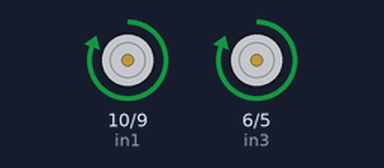
Bench run of a sketch on a simulated Arduino Uno, built with avr-gcc and run on an emulated ATmega328P. On the bench: motor-driver pin pairs drawn as motors (green arrow = first pin HIGH = forward, orange = second pin HIGH = backward, longer = more drive, scaled by the enable pin).

Above: at 1.0 s.
At 5.7 s:
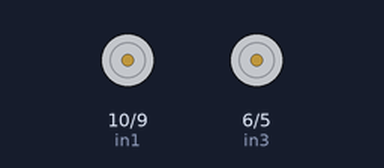
At 19.2 s:
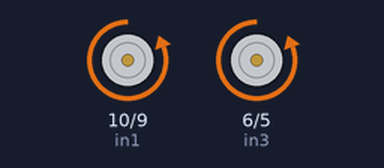
Timing chart, 0 to 21.1 s (numbered marks = the images above):
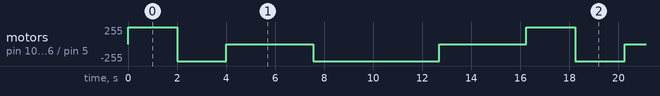

The sketch:

Motor.ino
```cpp
//motor a
int enA = 8;
int in1 = 10;
int in2 = 9;
//motor b
int enB = 7;
int in3 = 6;
int in4 = 5;

void setup() {
  pinMode(enA, OUTPUT);
  pinMode(enB, OUTPUT);
  pinMode(in1, OUTPUT);
  pinMode(in2, OUTPUT);
  pinMode(in3, OUTPUT);
  pinMode(in4, OUTPUT);

  //Tắt motor
  digitalWrite(in1, LOW);
  digitalWrite(in2, LOW);
  digitalWrite(in3, LOW);
  digitalWrite(in4, LOW);
}

void loop(){
  directionControl();
  delay(1000);
  speedControl();
  delay(1000);
}

void directionControl(){
  analogWrite(enA, 255);
  analogWrite(enB, 255);

  //bật motor A và B
  digitalWrite(in1, HIGH);
  digitalWrite(in2, LOW);
  digitalWrite(in3, HIGH);
  digitalWrite(in4, LOW);
  delay(2000);

  //Thay đổi hướng motor
  digitalWrite(in1, LOW);
  digitalWrite(in2, HIGH);
  digitalWrite(in3, LOW);
  digitalWrite(in4, HIGH);
  delay(2000);

  //tắt các motor
  digitalWrite(in1, LOW);
  digitalWrite(in2, LOW);
  digitalWrite(in3, LOW);
  digitalWrite(in4, LOW);
}

void speedControl(){
  //bật motor A và B
  digitalWrite(in1, LOW);
  digitalWrite(in2, HIGH);
  digitalWrite(in3, LOW);
  digitalWrite(in4, HIGH);

  //tăng tốc độ từ 0 đến tối đa
  for(int i = 0; i <= 255; i++){
    analogWrite(enA, i);
    analogWrite(enB, i);
    delay(20);
  }

  //giảm tốc độ từ tối đa về 0
  for(int i = 255; i >= 0; i--){
    analogWrite(enA, i);
    analogWrite(enB, i);
    delay(20);
  }

  //tắt các motor
  digitalWrite(in1, LOW);
  digitalWrite(in2, LOW);
  digitalWrite(in3, LOW);
  digitalWrite(in4, LOW);
}
```

Measured:
- by itself, motor on pin 10 (in1) / pin 9 (in2), motor on pin 6 (in3) / pin 5 (in4): repeats every 16.3 s: backward 255/255 2.0 s, stopped 3.6 s, backward 255/255 5.1 s, stopped 3.6 s, forward 255/255 2.0 s
